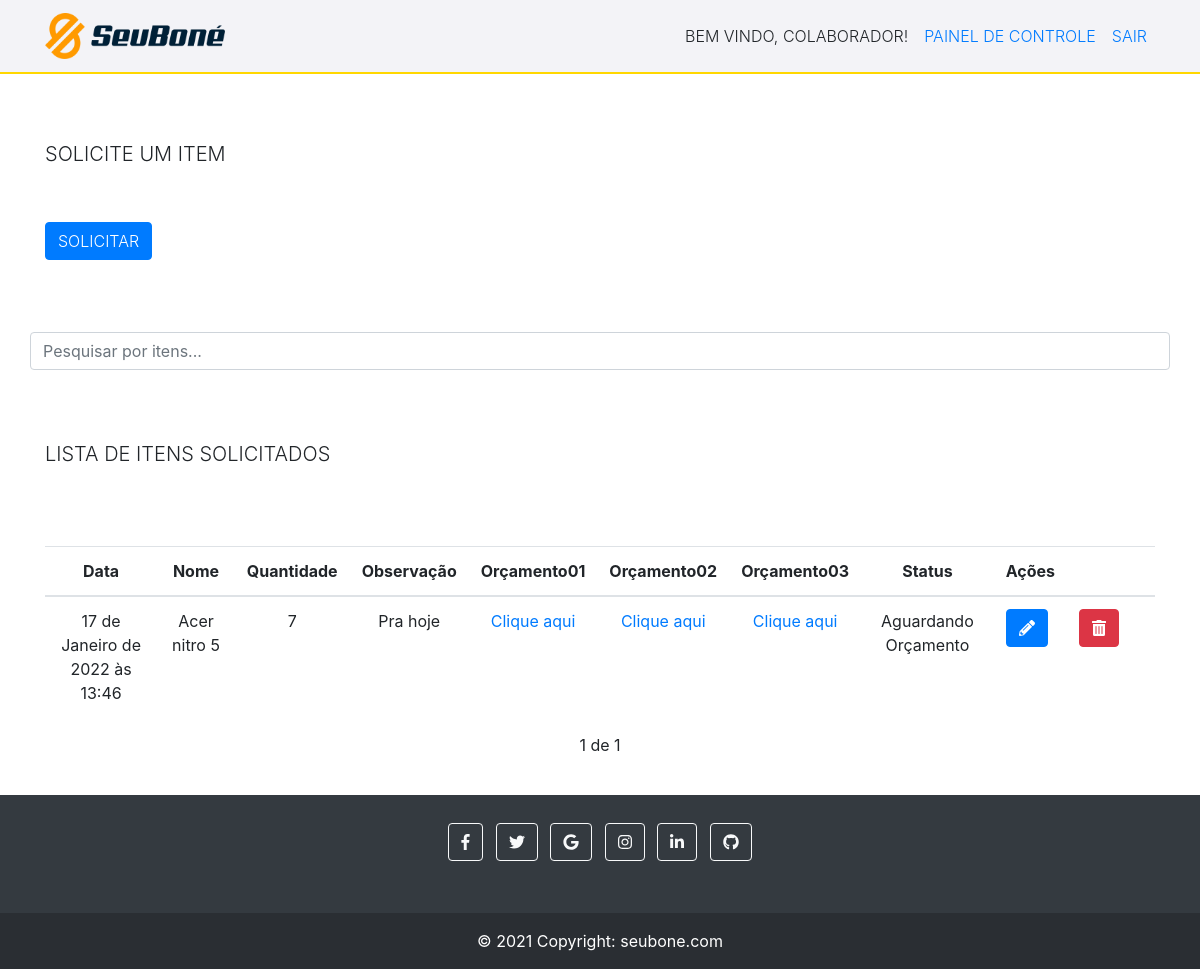
Screenshot of / (signed in) with the database file from the repository.
### tasks/models.py (models this page shows, shortened)
class Task(models.Model):
    STATUS = (
        ('Comprado', 'Comprado'),
        ('Aguardando Orçamento', 'Aguardando Orçamento'),
        ('Recebido', 'Recebido'),
    )
    nomeItem = models.CharField(max_length=255)
    quantidade = models.IntegerField(blank=True, null=True)
    observação = models.CharField(max_length=255, null=True)
    orçamento01 = models.FileField(upload_to='', null=True) #onde o upload irá ficar tem que ser definido no Media_Root (settigns.py do projeto todo) (quando o site tiver no servidor deve se especificar uma outra pasta)
    orçamento02 = models.FileField(upload_to='', null=True)
    orçamento03 = models.FileField(upload_to='', null=True)
    status = models.CharField(
        max_length=21, #aqui precisa ficar o nmr máximo de caracteres que o status terá (ou seja colocamos o nmr máximo da maior palavra)
        choices=STATUS,
    )
    user = models.ForeignKey(get_user_model(), on_delete=models.CASCADE) #aqui será armazenado o id do usuário então iremos filtrar as solicitações de cada usuário para que cada usuário veja somente as suas.
    created_at = models.DateTimeField(auto_now_add=True)
    updated_at =models.DateTimeField(auto_now=True)

### tasks/views.py (the view)
# urls.py: path('', views.taskList, name='task-list'),
@login_required #Esse comando serve para proteger as urls, ou seja só acessa se estiver logado e autentidado
def taskList(request):
    tasks_list = Task.objects.all().order_by('-created_at').filter(user=request.user) #pegando todos os objects do banco, ordenando do mais novo para o mais antigo
    paginator = Paginator(tasks_list, 7)
    page = request.GET.get('page')
    tasks = paginator.get_page(page)
    return render(request, 'tasks/list.html', {'tasks': tasks}) #renderizando para um arquivo externo dentro da pasta templates, tasks

### tasks/templates/tasks/list.html (shortened to what this page needs)
{% extends 'base.html' %}
{% block content %}
<br>
<br>
<div class="container titulo" >
    <h5 class="text-uppercase font-weight-light text-monospace">Solicite um item</h5>
</div>
<br>
<br>
            <div class="container" >
                <a href="newtask/" >
                        <button type="button" class="btn btn-primary botao text-uppercase font-weight-light text-monospace">Solicitar</button>
                </a>
                <br>
                <br>
                <br>
                <br>
            </div>
            <div class="col-12 container ajustePesquisar" >
                <input class="form-control container" id="myInput" type="text" placeholder="Pesquisar por itens..." >
             </div>
             <br>
    <br>
    <br>
    <div class="container" >
        <h5 class="text-uppercase font-weight-light text-monospace">Lista de itens solicitados</h5>
    </div>
    <br>
    <br>
    <br>
    <div class="container" >
    <div class="tabela">
        <table class="table">
            <thead>
            <tr>
                <th style="text-align: center;" >Data</th>
                <th style="text-align: center;" >Nome</th>
                <th style="text-align: center;" >Quantidade</th>
                <th style="text-align: center;" >Observação</th>
                <th style="text-align: center;" >Orçamento01</th>
                <th style="text-align: center;" >Orçamento02</th>
                <th style="text-align: center;" >Orçamento03</th>
                <th style="text-align: center;" >Status</th>
                <th style="text-align: center;" >Ações</th>
                <th></th>
                <th></th>
            </tr>
            </thead>
            <tbody id="myTable" class="alinhar">
            {% for task in tasks %}
            <tr>
                <td style="text-align: center;" >{{task.created_at}}</td>
                <td style="text-align: center;" >{{task.nomeItem}}</td>
                <td style="text-align: center;" >{{task.quantidade}}</td>
                <td style="text-align: center;" >{{task.observação}}</td>
                <td style="text-align: center;" ><a href="/midia/{{task.orçamento01}}" >Clique aqui</a></td>
                <td style="text-align: center;" ><a href="/midia/{{task.orçamento02}}" >Clique aqui</a></td>
                <td style="text-align: center;" ><a href="/midia/{{task.orçamento03}}" >Clique aqui</a></td>
                <td style="text-align: center;" >{{task.status}}</a></td>
                <td>
                    <a href="edit/{{task.id}}" ><button type="button" class="btn btn-primary"><i class="fas fa-pencil-alt"></i></button></a>
                </td>
                <td>
                    <a href="delete/{{task.id}}" class="delete-btn" ><button type="button" class="btn btn-danger"><i class="fas fa-trash-alt"></i></button></a>
                </td>
            </tr>
            {% endfor %}
            </tbody>
        </table>
        <div class="pagination" >
            <span class="step-links" >
                <span class="current" >
                    {{ tasks.number }} de {{ tasks.paginator.num_pages }}
                </span>
            </span>
        </div>
        <br>
        <br>
        <br>
        <br>
        <br>
        <br>
        <br>
        <br>
        </div>
    </div>
{% endblock %}

### tasks/templates/base.html (style rules this page uses)
html, body { background-color: #ffffff; }

### tasks/templates/tasks/list.html (style rules this page uses)
.pagination { margin-bottom: 20px; }
.step-links { position: relative; margin-left: auto; margin-right: auto; }
.step-links .current { margin-left: 5px; margin-right: 5px; }

### rows the page displays
Task: created_at "17 de Janeiro de 2022 às 13:46", nomeItem "Acer nitro 5", quantidade "7", observação "Pra hoje", status "Aguardando Orçamento"

### other values shown
{{ tasks.number }} "1"
{{ tasks.paginator.num_pages }} "1"
